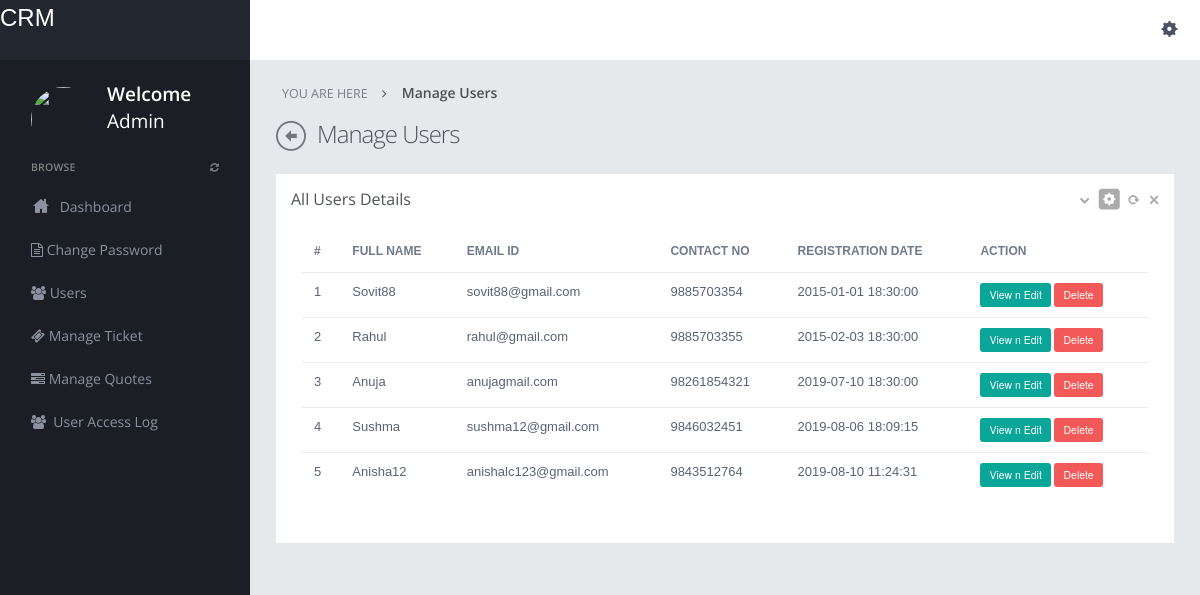
Screenshot of /crm/admin/manage-users.php (signed in) with the database file from the repository.
### tables this page shows
CREATE TABLE `user` (
  `id` int(11) NOT NULL,
  `name` varchar(255) DEFAULT NULL,
  `email` varchar(255) DEFAULT NULL,
  `alt_email` varchar(255) DEFAULT NULL,
  `password` varchar(255) DEFAULT NULL,
  `mobile` varchar(255) DEFAULT NULL,
  `gender` varchar(255) DEFAULT NULL,
  `user_image` varchar(255) DEFAULT NULL,
  `address` varchar(500) DEFAULT NULL,
  `status` int(11) DEFAULT NULL,
  `posting_date` timestamp NULL DEFAULT current_timestamp()
);

### crm/admin/manage-users.php (the view, shortened to what this page needs)
<?php
include("dbconnection.php");
?>
<!DOCTYPE html>
<html>
<head>
<link href="assets/plugins/pace/pace-theme-flash.css" rel="stylesheet" type="text/css" media="screen"/>
<link href="assets/plugins/boostrapv3/css/bootstrap.min.css" rel="stylesheet" type="text/css"/>
<link href="assets/plugins/boostrapv3/css/bootstrap-theme.min.css" rel="stylesheet" type="text/css"/>
<link href="assets/plugins/font-awesome/css/font-awesome.css" rel="stylesheet" type="text/css"/>
<link href="assets/css/animate.min.css" rel="stylesheet" type="text/css"/>
<link href="assets/plugins/jquery-scrollbar/jquery.scrollbar.css" rel="stylesheet" type="text/css"/>
<link href="assets/css/style.css" rel="stylesheet" type="text/css"/>
<link href="assets/css/responsive.css" rel="stylesheet" type="text/css"/>
<link href="assets/css/custom-icon-set.css" rel="stylesheet" type="text/css"/>
</head>
<body class="">
<?php include("header.php");?>
<div class="page-container row">
      <?php include("leftbar.php");?>
    </div>
  </div>
    <div class="page-content">
            <div class="content">
                <ul class="breadcrumb">
                    <li>
                        <p>YOU ARE HERE</p>
                    </li>
                    <li><a href="#" class="active">Manage Users</a>
                    </li>
                </ul>
                <div class="page-title">	<i class="icon-custom-left"></i>
                    	<h3>Manage Users </h3>
                </div>
                <div class="row">
                    <div class="col-md-12">
                        <div class="row">
                            <div class="col-md-12">
                                <div class="grid simple ">
                                    <div class="grid-title no-border">
                                        	<h4>All Users Details</h4>
                                        <div class="tools">	<a href="javascript:;" class="collapse"></a>
											<a href="#grid-config" data-toggle="modal" class="config"></a>
											<a href="javascript:;" class="reload"></a>
											<a href="javascript:;" class="remove"></a>
                                        </div>
                                    </div>
                                    <div class="grid-body no-border">
                                            <table class="table table-hover no-more-tables">
                                                <thead>
                                                    <tr>
                                                        <th>#</th>
                                                        <th>Full Name</th>
                                                        <th>Email ID </th>
                                                        <th>Contact No</th>
                                                        <th>Registration Date</th>
                                                        <th>Action</th>
                                                    </tr>
                                                </thead>
                                                <tbody>
                                                <?php $ret=mysqli_query($con,"select * from user");
												$cnt=1;
												while($row=mysqli_fetch_array($ret))
												{
												?>
                                                    <tr>
                                                        <td><?php echo $cnt;?></td>
                                                        <td><?php echo $row['name'];?></td>
                                                        <td><?php echo $row['email'];?></td>
                                                         <td><?php echo $row['mobile'];?></td>
                                                          <td><?php echo $row['posting_date'];?></td>
                                                          <td>
                                                          <form name="abc" action="" method="post">
                                                           <a href="edit-user.php?id=<?php echo $row['id'];?>" class="btn btn-primary btn-xs btn-mini">View n Edit</a>
                                                           <button type="button" class="btn btn-danger btn-xs btn-mini">Delete </button>
                                                           </form>
                                                          </td>
                                                    </tr>
                                                    <?php $cnt=$cnt+1; } ?>
                                                </tbody>
                                            </table>
                                    </div>
                                </div>
                            </div>
                        </div>
                    </div>
					</div>
                </div>
            </div>
        </div>
</body>
</html>

### crm/admin/assets/css/responsive.css (style rules this page uses)
@media (min-width: 980px) { .page-content { margin-left: 250px; min-height: 100%; } }

### rows the page displays
user: name "Sovit88", email "sovit88@gmail.com", mobile "9885703354", posting_date "2015-01-01 18:30:00"
user: name "Rahul", email "rahul@gmail.com", mobile "9885703355", posting_date "2015-02-03 18:30:00"
user: name "Anuja", email "anujagmail.com", mobile "98261854321", posting_date "2019-07-10 18:30:00"
user: name "Sushma", email "sushma12@gmail.com", mobile "9846032451", posting_date "2019-08-06 18:09:15"
user: name "Anisha12", email "anishalc123@gmail.com", mobile "9843512764", posting_date "2019-08-10 11:24:31"
